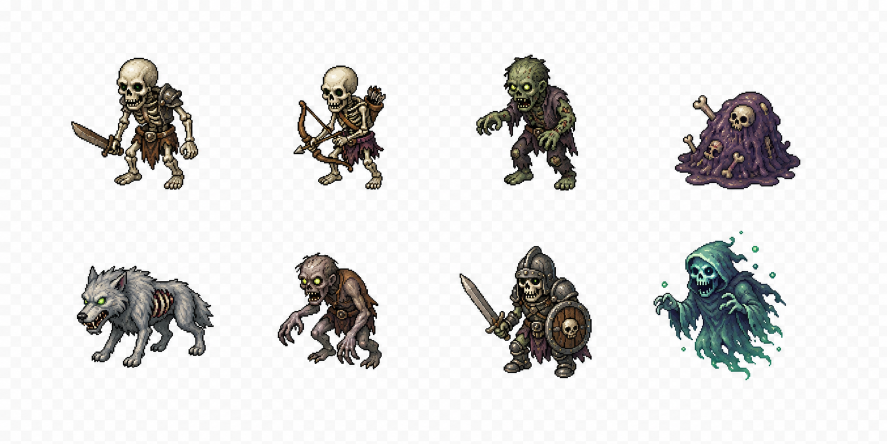
#> input picture Resources/Generated/GPT/SourceSheets/Enemies/source_enemies_field2_undead_2026_05_13.png, 1774 x 887 px (shown at 1/2 size)
$ python slice_enemies_field2.py
#> lines starting #> are read from the running program, lines starting #| are printed output that depends on the picture
"""field_2 언데드 적 스프라이트 시트 (4×2) → 8개 PNG."""
from collections import deque
from pathlib import Path
from PIL import Image

SCRIPT_DIR = Path(__file__).resolve().parent
SOURCE_SHEET = SCRIPT_DIR / "source_enemies_field2_undead_2026_05_13.png"
OUT_DIR = SCRIPT_DIR.parents[1] / "Enemies" / "Field2"
NAMES = ["skeleton_wanderer","skeleton_archer","zombie_walker","grave_slime",
         "cursed_wolf","ghoul","bone_soldier","grave_wraith"]
CANVAS, COLS, ROWS = 128, 4, 2


def is_bg(r,g,b,a):
    if a < 8: return True
    if r >= 240 and g >= 240 and b >= 240: return True
    if abs(r-g)<=6 and abs(g-b)<=6 and abs(r-b)<=6 and 175<=r<=245: return True
    return False


def strip_bg(cell):
    cell = cell.convert("RGBA")
    px = cell.load()
    w,h = cell.size
    for y in range(h):
        for x in range(w):
            r,g,b,a = px[x,y]
            if is_bg(r,g,b,a):
                px[x,y] = (0,0,0,0)
    return cell


def largest_blob(img):
    img = img.convert("RGBA")
    px = img.load()
    w,h = img.size
    label = [[0]*w for _ in range(h)]
    n = 0
    sizes = {}
    for y in range(h):
        for x in range(w):
            if label[y][x] != 0: continue
            if px[x,y][3] < 1: continue
            n += 1
            q = deque([(x,y)])
            label[y][x] = n
            cnt = 0
            while q:
                cx,cy = q.popleft()
                cnt += 1
                for nx,ny in ((cx+1,cy),(cx-1,cy),(cx,cy+1),(cx,cy-1)):
                    if 0<=nx<w and 0<=ny<h and label[ny][nx]==0 and px[nx,ny][3]>0:
                        label[ny][nx] = n
                        q.append((nx,ny))
            sizes[n] = cnt
    if not sizes: return img
    keep = max(sizes, key=lambda k: sizes[k])
    out = Image.new("RGBA",(w,h),(0,0,0,0))
    op = out.load()
    for y in range(h):
        for x in range(w):
            if label[y][x] == keep:
                op[x,y] = px[x,y]
    return out


def fit_square(img, size):
    w,h = img.size
    if w==0 or h==0: return Image.new("RGBA",(size,size),(0,0,0,0))
    scale = min(size/w, size/h)
    nw,nh = max(1,int(round(w*scale))), max(1,int(round(h*scale)))
    r = img.resize((nw,nh), Image.LANCZOS)
    canvas = Image.new("RGBA",(size,size),(0,0,0,0))
    canvas.paste(r, ((size-nw)//2,(size-nh)//2), r)
    return canvas


def main():
    OUT_DIR.mkdir(parents=True, exist_ok=True)
    sheet = Image.open(SOURCE_SHEET).convert("RGBA")
    sw,sh = sheet.size
#> sw = 1774; sh = 887
    cw,ch = sw//COLS, sh//ROWS
#> cw = 443; ch = 443
    print(f"sheet={sw}x{sh}, cell={cw}x{ch}")
#| sheet=1774x887, cell=443x443
    for i,name in enumerate(NAMES):
        col, row = i%COLS, i//COLS
        box = (col*cw, row*ch, (col+1)*cw, (row+1)*ch)
        cell = sheet.crop(box)
        cleaned = strip_bg(cell)
        iso = largest_blob(cleaned)
        bbox = iso.getbbox()
        trimmed = iso.crop(bbox) if bbox else iso
        final = fit_square(trimmed, CANVAS)
        final.save(OUT_DIR / f"{name}.png", "PNG")
        print(f"  [{i}] {name}.png  trimmed={trimmed.size}")
#> this loop made 8 passes
#> bbox on passes 1 to 8: (142, 115, 397, 380), (144, 131, 329, 379), (66, 109, 270, 381), (21, 183, 272, 379), (153, 88, 428, 293), (112, 62, 321, 296), (33, 49, 298, 314), (0, 30, 244, 318)
#> pass 1, in main, `cell = sheet.crop(box)`:
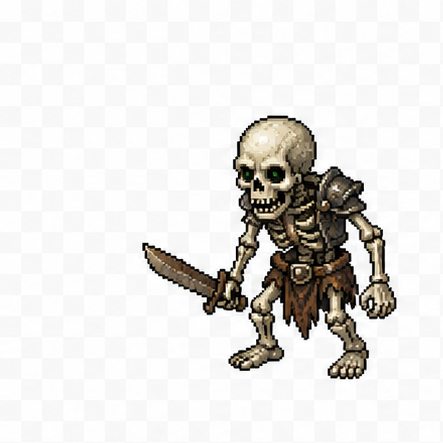
#> cell: PIL image 443x443 RGBA; mean R, G, B, A 228.7, 227.2, 224.8, 255
#> after the loop:
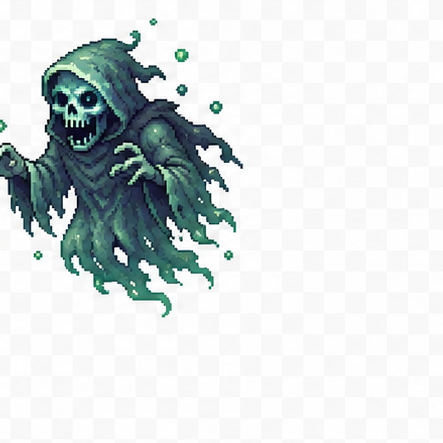
#> cell: PIL image 443x443 RGBA; mean R, G, B, A 215.1, 221.4, 221.9, 255
#> after the loop:
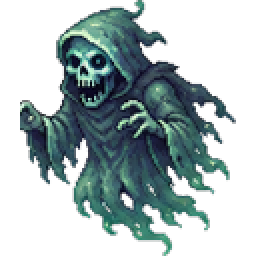
#> final: PIL image 128x128 RGBA (shown 2 times larger); mean R, G, B, A 27.2, 41.5, 42.7, 108.5; transparent parts drawn white
#> after the loop:
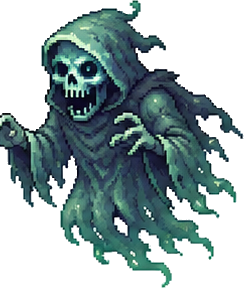
#> trimmed: PIL image 244x288 RGBA; mean R, G, B, A 32, 48.9, 50.4, 131.8; transparent parts drawn white


if __name__ == "__main__":
    main()
